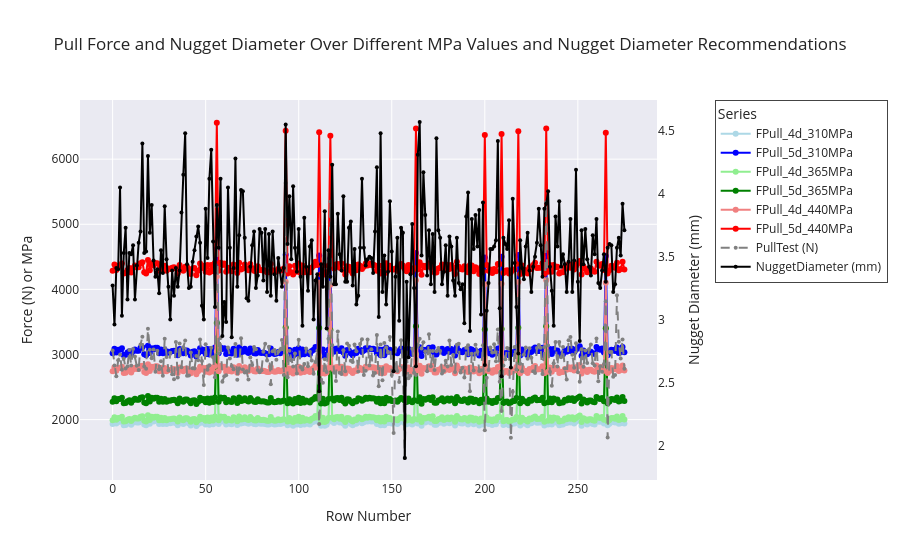

The notebook cell this image was saved under:
### Markdown cell above
# Graph

### Code cell
x = train_df_c.index

fig = go.Figure()

groups = {
    "310MPa": {
        "cols": ["FPull_4d_310MPa", "FPull_5d_310MPa"],
        "colors": ["lightblue", "blue"]
    },
    "365MPa": {
        "cols": ["FPull_4d_365MPa", "FPull_5d_365MPa"],
        "colors": ["lightgreen", "green"]
    },
    "440MPa": {
        "cols": ["FPull_4d_440MPa", "FPull_5d_440MPa"],
        "colors": ["lightcoral", "red"]
    }
}

for info in groups.values():
    for col, col_color in zip(info["cols"], info["colors"]):
        fig.add_trace(
            go.Scatter(
                x=x,
                y=train_df_c[col],
                mode="lines+markers",
                name=col,
                line=dict(color=col_color, width=2),
                marker=dict(color=col_color)
            )
        )

fig.add_trace(
    go.Scatter(
        x=x,
        y=train_df_c["PullTest (N)"],
        mode="lines+markers",
        name="PullTest (N)",
        line=dict(color="grey", width=2, dash="dash"),
        marker=dict(color="grey", size=4)
    )
)

fig.add_trace(
    go.Scatter(
        x=x,
        y=train_df_c["NuggetDiameter (mm)"],
        mode="lines+markers",
        name="NuggetDiameter (mm)",
        line=dict(color="black", width=2),
        marker=dict(color="black", size=4),
        yaxis="y2"
    )
)

fig.update_layout(
    title="Pull Force and Nugget Diameter Over Different MPa Values and Nugget Diameter Recommendations",
    xaxis_title="Row Number",
    yaxis=dict(
        title="Force (N) or MPa",
        showgrid=True
    ),
    yaxis2=dict(
        title="Nugget Diameter (mm)",
        overlaying="y",
        side="right",
        showgrid=False
    ),
    legend_title="Series",
    template="seaborn",
    legend=dict(
        x=1.1,        # push legend past the right edge
        y=1,
        xanchor="left",
        borderwidth=1
    ),
    margin=dict(r=200)  # give extra room on right for the legend
)

fig.show()

### Figure 1 — Plotly figure (JSON) as saved in the notebook; plotly's stock layout.template omitted (floating-point values rounded to 4 significant figures; data arrays with more than 128 entries replaced by an {"elided": "..."} marker saying what was removed)
{"data": [{"line": {"color": "lightblue", "width": 2}, "marker": {"color": "lightblue"}, "mode": "lines+markers", "name": "FPull_4d_310MPa", "type": "scatter", "x": {"elided": "276 int values"}, "y": {"elided": "276 float values"}}, {"line": {"color": "blue", "width": 2}, "marker": {"color": "blue"}, "mode": "lines+markers", "name": "FPull_5d_310MPa", "type": "scatter", "x": {"elided": "276 int values"}, "y": {"elided": "276 float values"}}, {"line": {"color": "lightgreen", "width": 2}, "marker": {"color": "lightgreen"}, "mode": "lines+markers", "name": "FPull_4d_365MPa", "type": "scatter", "x": {"elided": "276 int values"}, "y": {"elided": "276 float values"}}, {"line": {"color": "green", "width": 2}, "marker": {"color": "green"}, "mode": "lines+markers", "name": "FPull_5d_365MPa", "type": "scatter", "x": {"elided": "276 int values"}, "y": {"elided": "276 float values"}}, {"line": {"color": "lightcoral", "width": 2}, "marker": {"color": "lightcoral"}, "mode": "lines+markers", "name": "FPull_4d_440MPa", "type": "scatter", "x": {"elided": "276 int values"}, "y": {"elided": "276 float values"}}, {"line": {"color": "red", "width": 2}, "marker": {"color": "red"}, "mode": "lines+markers", "name": "FPull_5d_440MPa", "type": "scatter", "x": {"elided": "276 int values"}, "y": {"elided": "276 float values"}}, {"line": {"color": "grey", "dash": "dash", "width": 2}, "marker": {"color": "grey", "size": 4}, "mode": "lines+markers", "name": "PullTest (N)", "type": "scatter", "x": {"elided": "276 int values"}, "y": {"elided": "276 float values"}}, {"line": {"color": "black", "width": 2}, "marker": {"color": "black", "size": 4}, "mode": "lines+markers", "name": "NuggetDiameter (mm)", "type": "scatter", "x": {"elided": "276 int values"}, "y": {"elided": "276 float values"}, "yaxis": "y2"}], "layout": {"legend": {"borderwidth": 1, "title": {"text": "Series"}, "x": 1.1, "xanchor": "left", "y": 1}, "margin": {"r": 200}, "title": {"text": "Pull Force and Nugget Diameter Over Different MPa Values and Nugget Diameter Recommendations"}, "xaxis": {"title": {"text": "Row Number"}}, "yaxis": {"showgrid": true, "title": {"text": "Force (N) or MPa"}}, "yaxis2": {"overlaying": "y", "showgrid": false, "side": "right", "title": {"text": "Nugget Diameter (mm)"}}}}
